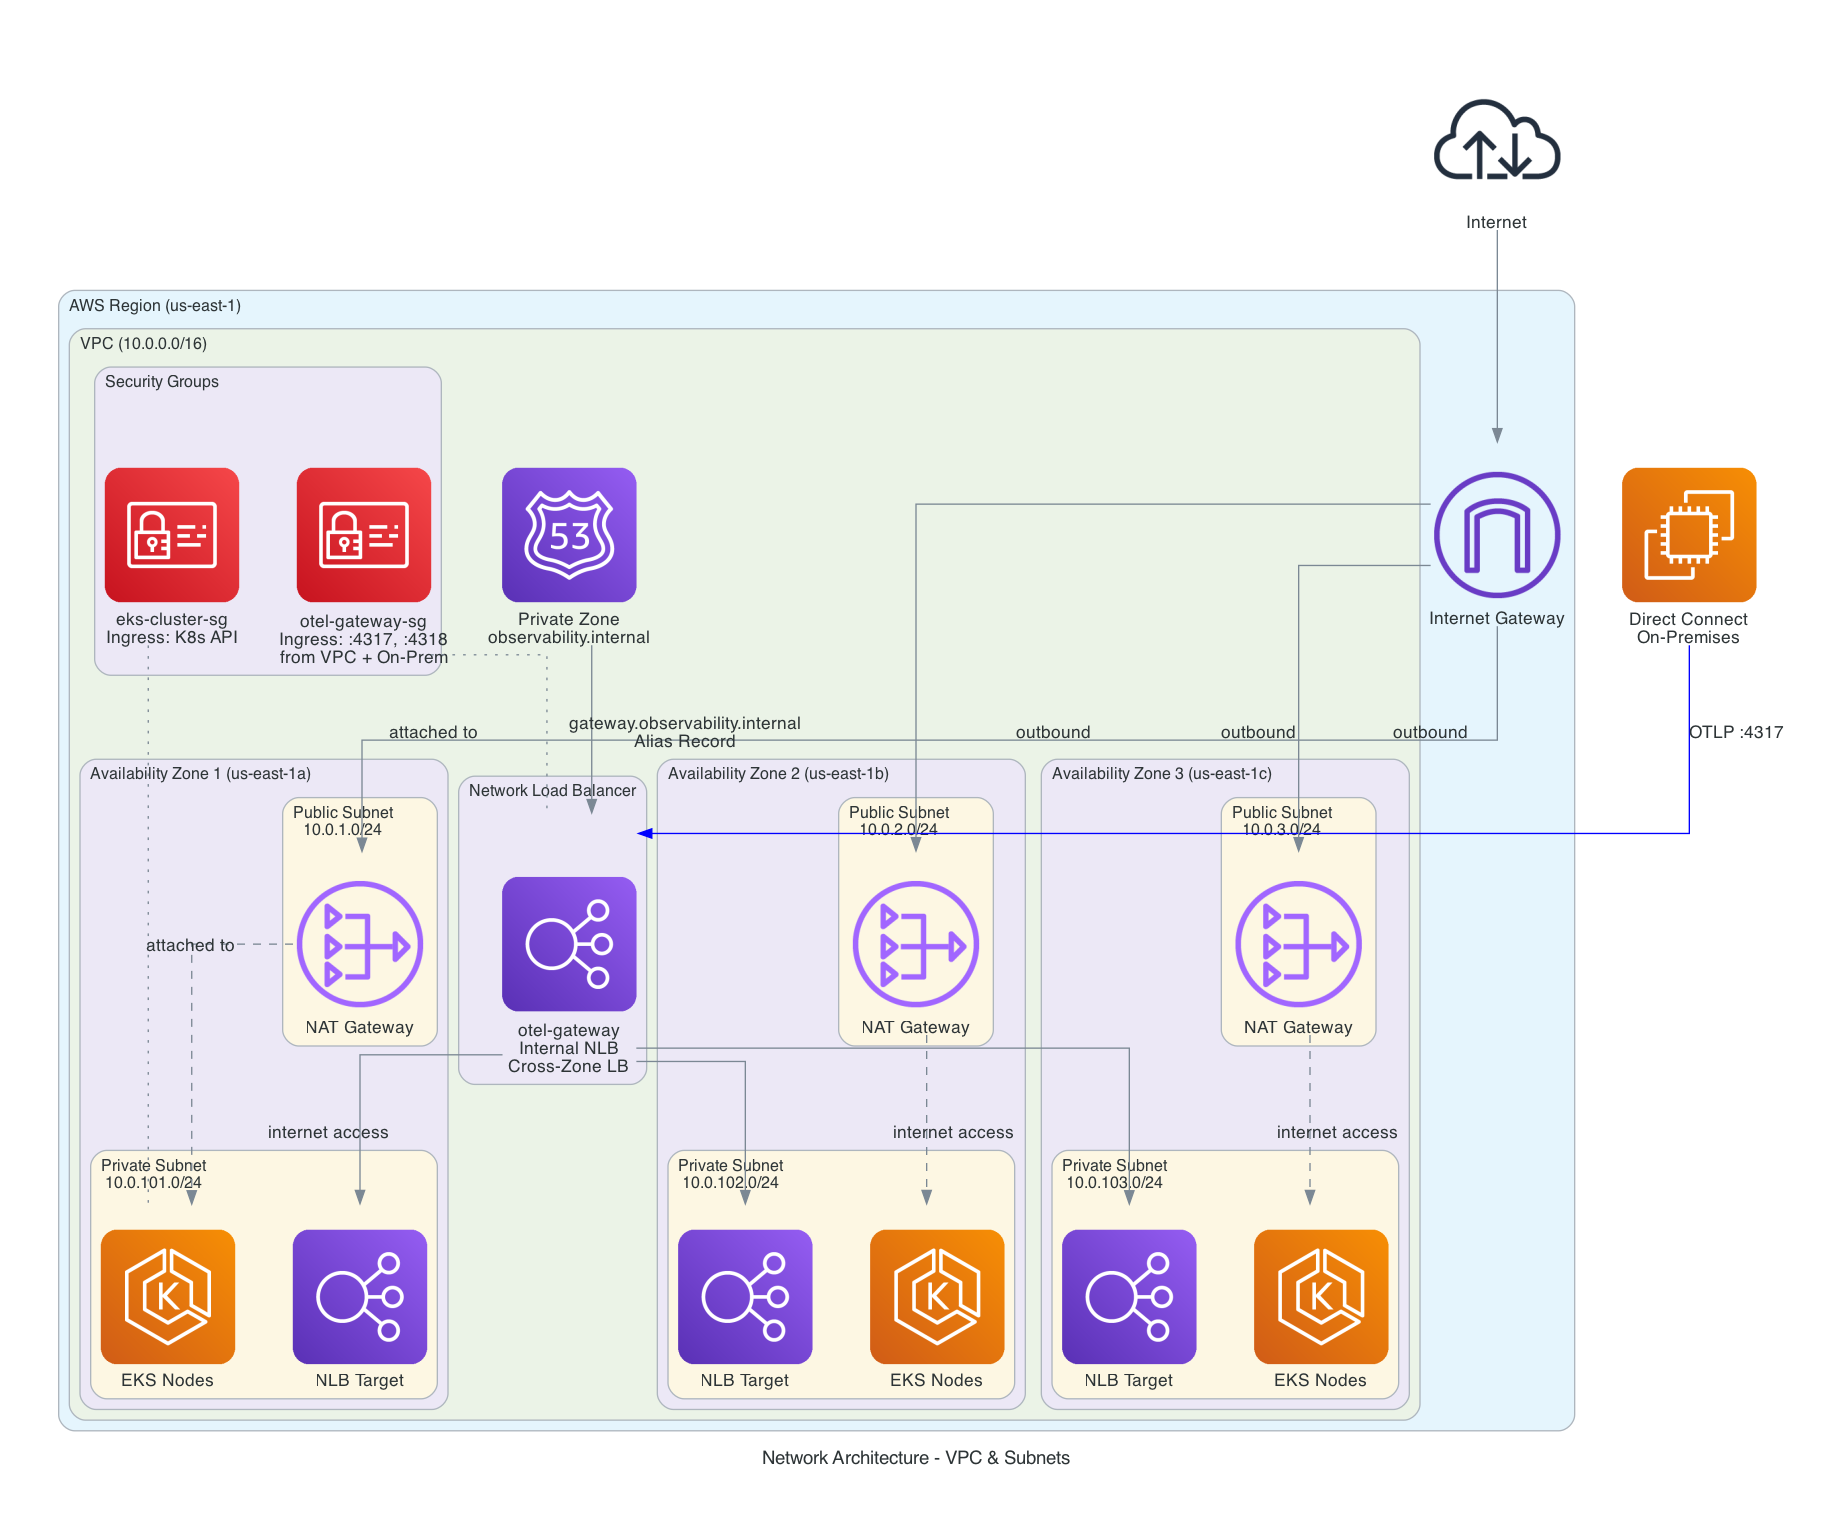

Python code for this plot:
"""
Network Architecture Diagram - Unified Observability Platform
Shows VPC layout, subnets across 3 AZs, security groups, and routing
"""

from diagrams import Diagram, Cluster, Edge
from diagrams.aws.network import VPC, PrivateSubnet, PublicSubnet, NATGateway, InternetGateway, Route53, RouteTable, ELB
from diagrams.aws.compute import EKS, EC2, ECS
from diagrams.aws.security import IAM
from diagrams.onprem.network import Internet

graph_attr = {
    "fontsize": "14",
    "bgcolor": "white",
    "pad": "0.5",
    "ranksep": "1.0",
}

with Diagram("Network Architecture - VPC & Subnets",
             filename="network_architecture",
             outformat="png",
             show=False,
             direction="TB",
             graph_attr=graph_attr):

    internet = Internet("Internet")
    dc_onprem = EC2("Direct Connect\nOn-Premises")

    with Cluster("AWS Region (us-east-1)"):
        igw = InternetGateway("Internet Gateway")

        with Cluster("VPC (10.0.0.0/16)"):
            route53 = Route53("Private Zone\nobservability.internal")

            with Cluster("Availability Zone 1 (us-east-1a)"):
                with Cluster("Public Subnet\n10.0.1.0/24"):
                    nat_1 = NATGateway("NAT Gateway")

                with Cluster("Private Subnet\n10.0.101.0/24"):
                    eks_node_1a = EKS("EKS Nodes")
                    nlb_1a = ELB("NLB Target")

            with Cluster("Availability Zone 2 (us-east-1b)"):
                with Cluster("Public Subnet\n10.0.2.0/24"):
                    nat_2 = NATGateway("NAT Gateway")

                with Cluster("Private Subnet\n10.0.102.0/24"):
                    eks_node_1b = EKS("EKS Nodes")
                    nlb_1b = ELB("NLB Target")

            with Cluster("Availability Zone 3 (us-east-1c)"):
                with Cluster("Public Subnet\n10.0.3.0/24"):
                    nat_3 = NATGateway("NAT Gateway")

                with Cluster("Private Subnet\n10.0.103.0/24"):
                    eks_node_1c = EKS("EKS Nodes")
                    nlb_1c = ELB("NLB Target")

            with Cluster("Network Load Balancer"):
                nlb = ELB("otel-gateway\nInternal NLB\nCross-Zone LB")

            with Cluster("Security Groups"):
                sg_gateway = IAM("otel-gateway-sg\nIngress: :4317, :4318\nfrom VPC + On-Prem")
                sg_eks = IAM("eks-cluster-sg\nIngress: K8s API")

    # Internet Gateway to Public Subnets
    internet >> igw
    igw >> Edge(label="outbound") >> nat_1
    igw >> Edge(label="outbound") >> nat_2
    igw >> Edge(label="outbound") >> nat_3

    # NAT Gateways to Private Subnets
    nat_1 >> Edge(label="internet access", style="dashed") >> eks_node_1a
    nat_2 >> Edge(label="internet access", style="dashed") >> eks_node_1b
    nat_3 >> Edge(label="internet access", style="dashed") >> eks_node_1c

    # Direct Connect to NLB
    dc_onprem >> Edge(label="OTLP :4317", color="blue") >> nlb

    # NLB to targets across AZs
    nlb >> nlb_1a
    nlb >> nlb_1b
    nlb >> nlb_1c

    # Route53 to NLB
    route53 >> Edge(label="gateway.observability.internal\nAlias Record") >> nlb

    # Security Groups
    sg_gateway - Edge(label="attached to", style="dotted") - nlb
    sg_eks - Edge(label="attached to", style="dotted") - eks_node_1a
